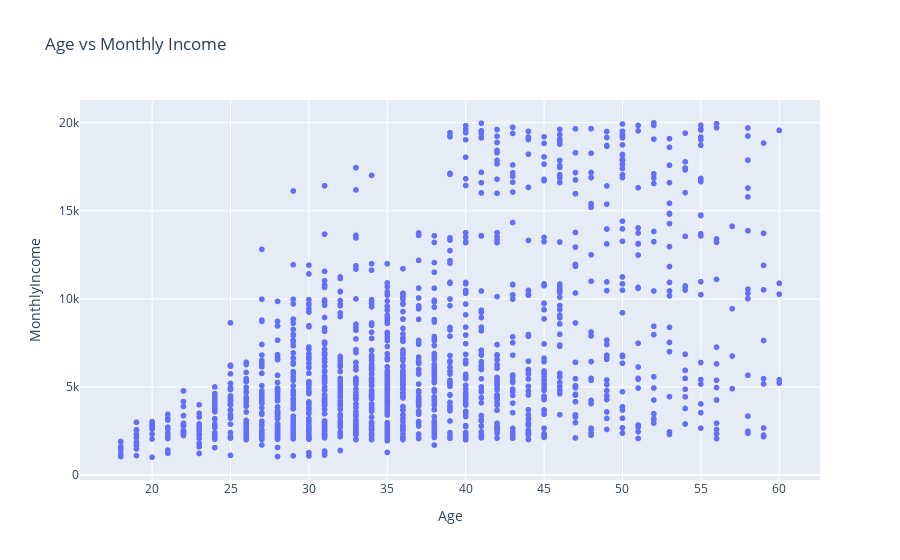
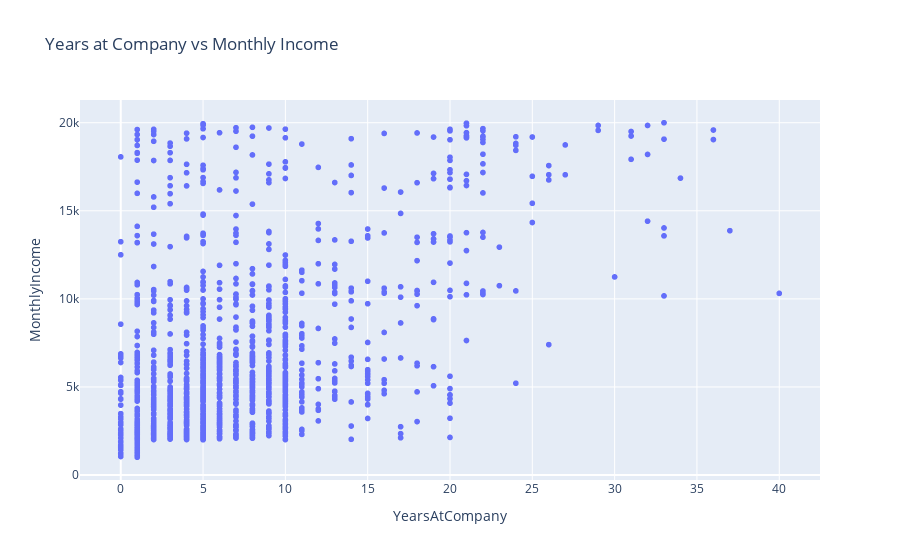
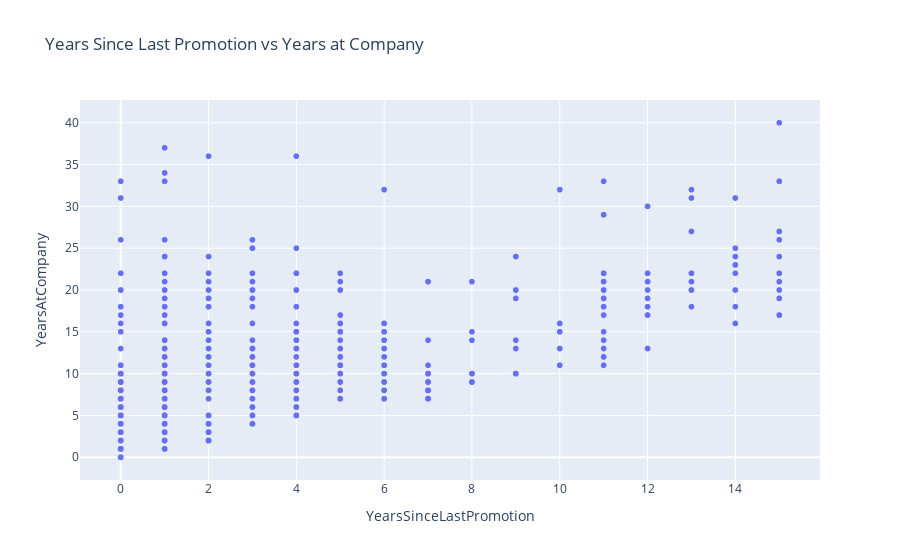
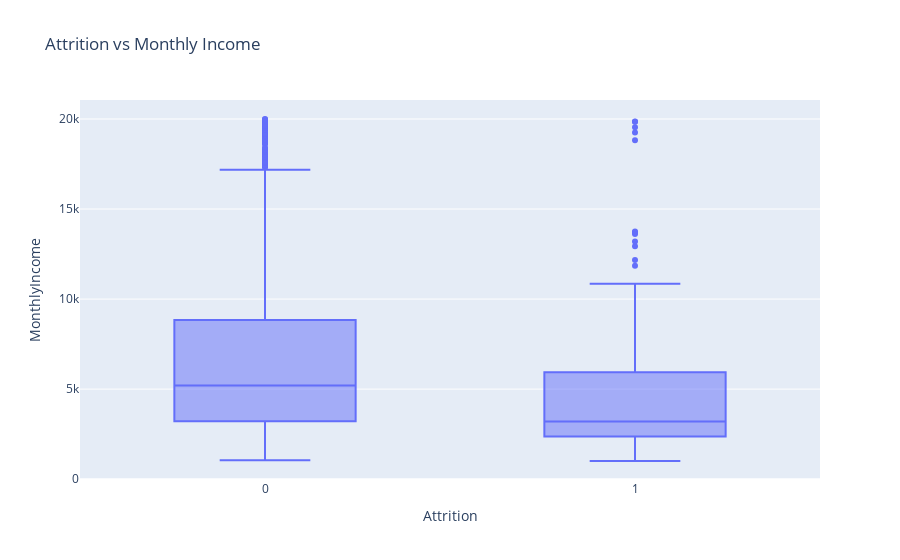

Notebook source saved alongside these figures, in order:
### Markdown cell above
---

## Bivariate Analysis

### Importance of Bivariate Analysis

Bivariate analysis involves examining the relationship between two variables. This type of analysis is crucial for understanding how different factors interact with each other and influence employee attrition. By analyzing pairs of variables, we can identify correlations, trends, and potential causal relationships that may not be evident from univariate analysis alone.

### Numerical Variables

We'll analyze the relationships between numerical variables and the target variable (Attrition). This can help us understand how factors such as Age, MonthlyIncome, and YearsAtCompany correlate with employee attrition.

1. **Age vs. Attrition:** Analyzing the relationship between age and attrition can reveal if certain age groups are more likely to leave the company.
2. **MonthlyIncome vs. Attrition:** This can show if income levels have a significant impact on employee retention.
3. **YearsAtCompany vs. Attrition:** Understanding this relationship can help determine if longer tenure at the company affects the likelihood of attrition.

### Categorical Variables

We'll analyze the relationships between categorical variables and the target variable (Attrition). This can help us understand how factors such as BusinessTravel, Department, and JobRole influence employee attrition.

1. **BusinessTravel vs. Attrition:** This can reveal if frequent travel is a factor contributing to higher attrition rates.
2. **Department vs. Attrition:** Analyzing this relationship can help identify if certain departments have higher attrition rates.
3. **JobRole vs. Attrition:** This can show if specific job roles are more prone to attrition.

### Mixed Variables

We'll also analyze the relationships between numerical and categorical variables to understand how they interact and influence employee attrition.

1. **MonthlyIncome vs. JobRole:** This can help identify if certain job roles are associated with higher or lower income levels, which may influence attrition.
2. **YearsAtCompany vs. Department:** Understanding this relationship can reveal if employees in certain departments tend to stay longer at the company.

This bivariate analysis will provide deeper insights into the factors influencing employee attrition and help identify areas that may require further investigation or targeted interventions.

### Code cell
import pandas as pd
import plotly.express as px
import plotly.figure_factory as ff
import seaborn as sns
import matplotlib.pyplot as plt



# Convert Attrition to binary
df['Attrition'] = df['Attrition'].apply(lambda x: 1 if x == 'Yes' else 0)

"""# Select only numeric columns for the correlation matrix
numeric_df = df.select_dtypes(include=['int64', 'float64'])
"""
"""# Correlation Matrix
corr_matrix = numeric_df.corr()
fig_corr = ff.create_annotated_heatmap(
    z=corr_matrix.values,
    x=list(corr_matrix.columns),
    y=list(corr_matrix.index),
    annotation_text=corr_matrix.round(2).values,
    showscale=True
)
fig_corr.update_layout(title='Correlation Matrix Heatmap')
fig_corr.show()"""

# Select only numeric columns
numeric_df = df.select_dtypes(include=['number'])

# Compute the correlation matrix
corr_matrix = numeric_df.corr()

# Plot the correlation matrix
plt.figure(figsize=(12, 8))
sns.heatmap(corr_matrix, annot=True, cmap='coolwarm', fmt=".2f")
plt.title('Correlation Matrix')
plt.show()

# Scatter Plots
fig_scatter1 = px.scatter(df, x='Age', y='MonthlyIncome', title='Age vs Monthly Income')
fig_scatter1.show()

fig_scatter2 = px.scatter(df, x='YearsAtCompany', y='MonthlyIncome', title='Years at Company vs Monthly Income')
fig_scatter2.show()

fig_scatter3 = px.scatter(df, x='YearsSinceLastPromotion', y='YearsAtCompany', title='Years Since Last Promotion vs Years at Company')
fig_scatter3.show()

# Box Plots for Relationship with Attrition
fig_box1 = px.box(df, x='Attrition', y='MonthlyIncome', title='Attrition vs Monthly Income')
fig_box1.show()

fig_box2 = px.box(df, x='Attrition', y='YearsAtCompany', title='Attrition vs Years at Company')
fig_box2.show()

# Count Plots for Categorical Variables
fig_count1 = px.histogram(df, x='BusinessTravel', color='Attrition', barmode='group', title='Attrition by Business Travel')
fig_count1.show()

fig_count2 = px.histogram(df, x='Department', color='Attrition', barmode='group', title='Attrition by Department')
fig_count2.show()

### Figure 1 — Plotly figure (JSON) as saved in the notebook; plotly's stock layout.template omitted (floating-point values rounded to 4 significant figures; data arrays with more than 128 entries replaced by an {"elided": "..."} marker saying what was removed)
{"data": [{"hovertemplate": "Age=%{x}<br>MonthlyIncome=%{y}<extra></extra>", "legendgroup": "", "marker": {"color": "#636efa", "symbol": "circle"}, "mode": "markers", "name": "", "showlegend": false, "x": {"elided": "1470 int values"}, "xaxis": "x", "y": {"elided": "1470 int values"}, "yaxis": "y", "type": "scattergl"}], "layout": {"xaxis": {"anchor": "y", "domain": [0.0, 1.0], "title": {"text": "Age"}}, "yaxis": {"anchor": "x", "domain": [0.0, 1.0], "title": {"text": "MonthlyIncome"}}, "legend": {"tracegroupgap": 0}, "title": {"text": "Age vs Monthly Income"}}}

### Figure 2 — Plotly figure (JSON) as saved in the notebook; plotly's stock layout.template omitted (floating-point values rounded to 4 significant figures; data arrays with more than 128 entries replaced by an {"elided": "..."} marker saying what was removed)
{"data": [{"hovertemplate": "YearsAtCompany=%{x}<br>MonthlyIncome=%{y}<extra></extra>", "legendgroup": "", "marker": {"color": "#636efa", "symbol": "circle"}, "mode": "markers", "name": "", "showlegend": false, "x": {"elided": "1470 int values"}, "xaxis": "x", "y": {"elided": "1470 int values"}, "yaxis": "y", "type": "scattergl"}], "layout": {"xaxis": {"anchor": "y", "domain": [0.0, 1.0], "title": {"text": "YearsAtCompany"}}, "yaxis": {"anchor": "x", "domain": [0.0, 1.0], "title": {"text": "MonthlyIncome"}}, "legend": {"tracegroupgap": 0}, "title": {"text": "Years at Company vs Monthly Income"}}}

### Figure 3 — Plotly figure (JSON) as saved in the notebook; plotly's stock layout.template omitted (floating-point values rounded to 4 significant figures; data arrays with more than 128 entries replaced by an {"elided": "..."} marker saying what was removed)
{"data": [{"hovertemplate": "YearsSinceLastPromotion=%{x}<br>YearsAtCompany=%{y}<extra></extra>", "legendgroup": "", "marker": {"color": "#636efa", "symbol": "circle"}, "mode": "markers", "name": "", "showlegend": false, "x": {"elided": "1470 int values"}, "xaxis": "x", "y": {"elided": "1470 int values"}, "yaxis": "y", "type": "scattergl"}], "layout": {"xaxis": {"anchor": "y", "domain": [0.0, 1.0], "title": {"text": "YearsSinceLastPromotion"}}, "yaxis": {"anchor": "x", "domain": [0.0, 1.0], "title": {"text": "YearsAtCompany"}}, "legend": {"tracegroupgap": 0}, "title": {"text": "Years Since Last Promotion vs Years at Company"}}}

### Figure 4 — Plotly figure (JSON) as saved in the notebook; plotly's stock layout.template omitted (floating-point values rounded to 4 significant figures; data arrays with more than 128 entries replaced by an {"elided": "..."} marker saying what was removed)
{"data": [{"alignmentgroup": "True", "hovertemplate": "Attrition=%{x}<br>MonthlyIncome=%{y}<extra></extra>", "legendgroup": "", "marker": {"color": "#636efa"}, "name": "", "notched": false, "offsetgroup": "", "orientation": "v", "showlegend": false, "x": {"elided": "1470 int values"}, "x0": " ", "xaxis": "x", "y": {"elided": "1470 int values"}, "y0": " ", "yaxis": "y", "type": "box"}], "layout": {"xaxis": {"anchor": "y", "domain": [0.0, 1.0], "title": {"text": "Attrition"}}, "yaxis": {"anchor": "x", "domain": [0.0, 1.0], "title": {"text": "MonthlyIncome"}}, "legend": {"tracegroupgap": 0}, "title": {"text": "Attrition vs Monthly Income"}, "boxmode": "group"}}
